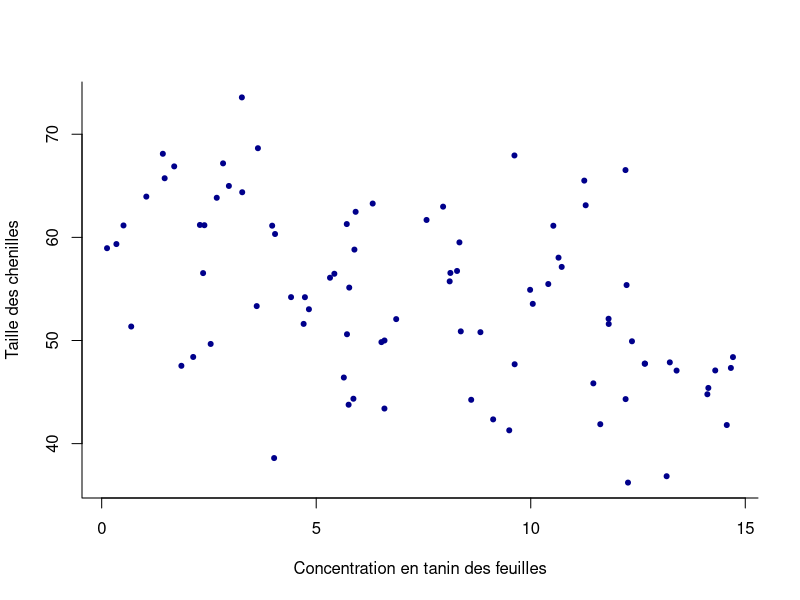
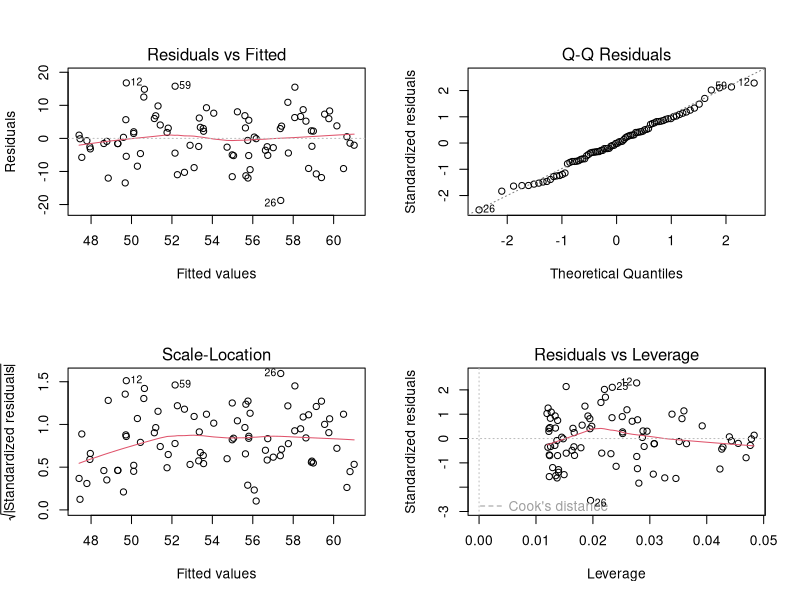
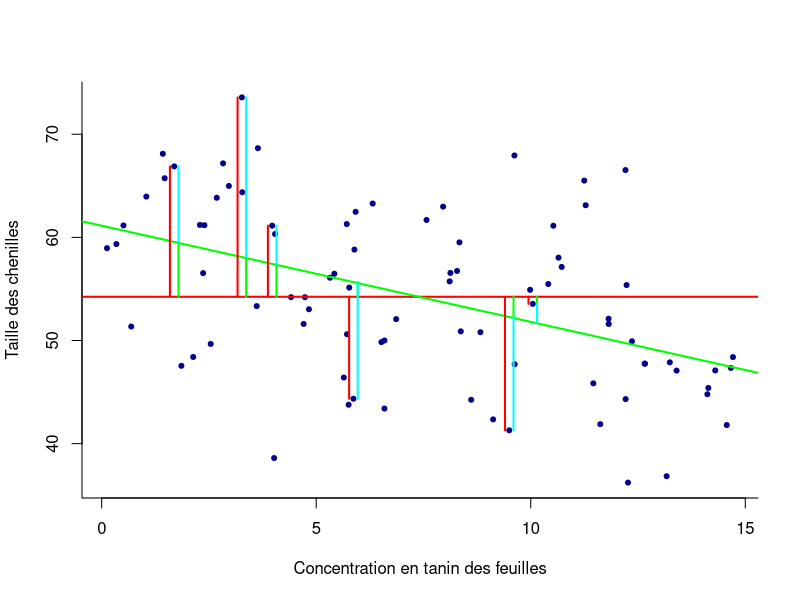
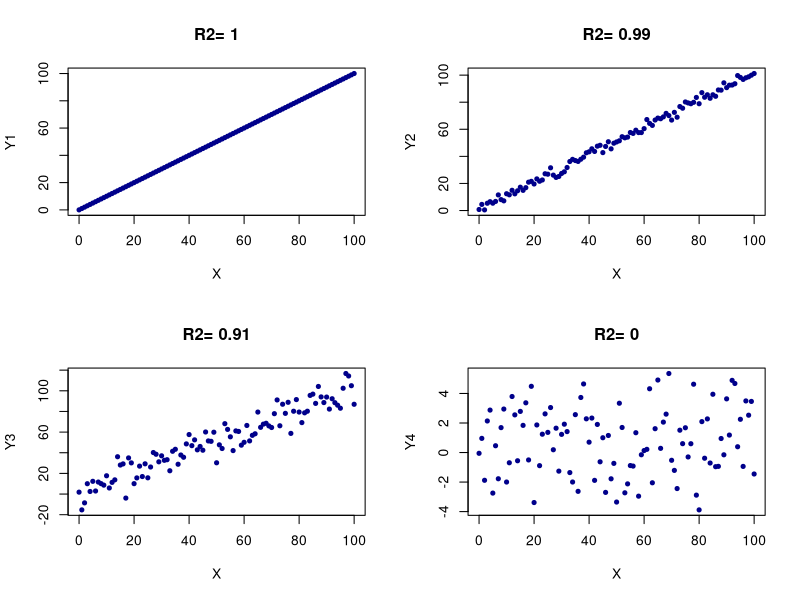

R code for these plots, in order:
## ---- chunk 1
knitr::opts_chunk$set(echo=TRUE, message=FALSE, warning=FALSE)
## ---- chunk 2
setwd("~/DU/reglin")
## ---- chunk 3
library(ggplot2)
library(dplyr)
library(broom)
## ---- chunk 4
    DATAs0 <-read.table("./data/DATAcater.csv",
                    header=TRUE, sep=";", dec=",")

    head(DATAs0)
    str(DATAs0)
## ---- chunk 5
plot(DATAs0$CROISSANCE~DATAs0$TANIN,
      bty = "l", # type de cadre
      pch= 20, # type de point
      col="darkblue", # couleur des points
      xlab="Concentration en tanin des feuilles", # titre de x
      ylab="Taille des chenilles")
## ---- chunk 6
lm1 <- lm(CROISSANCE~TANIN, data = DATAs0)
## ---- chunk 7
lm1_bis <- aov(CROISSANCE~TANIN, data = DATAs0)
## ---- chunk 8
par(mfrow=c(2,2))
plot(lm1) 
## ---- chunk 9
knitr::kable(broom::tidy(summary(lm1)))
## ---- chunk 10
knitr::kable(broom::tidy(anova(lm1)))
## ---- chunk 11
## intercept & slope
coef(lm1)
## ---- chunk 12
## chaque observation a comme fitted values la 'moyenne' de son groupe
knitr::kable(fitted(lm1)[1:10])
## ---- chunk 13
par(mfrow = c(1,1))
  
plot(DATAs0$CROISSANCE~DATAs0$TANIN,
       bty = "l", # type de cadre
       pch= 20, # type de point
       col="darkblue", # couleur des points
       xlab="Concentration en tanin des feuilles", # titre de x
       ylab="Taille des chenilles") # titre de y
  
#moyenne generale = modele nul
abline(h=mean(DATAs0$CROISSANCE), col = 'red', lwd = 2)

#droite ajustee
abline(lm1, col = 'green', lwd = 2)

# pour une point (ex le point 15)

point_to_print= 15
point_to_print= c(15,20,25,30,35,40)

#var totale
segments(x0= DATAs0$TANIN[point_to_print]-0.1 , y0= DATAs0$CROISSANCE[point_to_print],
         x1= DATAs0$TANIN[point_to_print]-0.1 , y1 = mean(DATAs0$CROISSANCE) , lwd = 2,  col = 'red')


#var expliquée
segments(x0= DATAs0$TANIN[point_to_print]+0.1 , y0= lm1$fitted.values[point_to_print],
         x1= DATAs0$TANIN[point_to_print]+0.1 , y1 = mean(DATAs0$CROISSANCE) , lwd = 2,  col = 'green')

#var résiduelle
segments(x0= DATAs0$TANIN[point_to_print]+0.1 , y0=  DATAs0$CROISSANCE[point_to_print],
         x1= DATAs0$TANIN[point_to_print]+0.1 , y1 = lm1$fitted.values[point_to_print] , lwd = 2,  col = 'cyan')

## ---- chunk 14
    #variation totale (ici en rouge)

SCET <- sum((DATAs0$CROISSANCE - mean(DATAs0$CROISSANCE))^2) ; SCET

  #variation expliquée
SCER <- sum((lm1$fitted.values - mean(DATAs0$CROISSANCE))^2) ; SCER


  #Variation residuelle
SCEE <- sum((lm1$fitted.values - DATAs0$CROISSANCE)^2);  SCEE
## ---- chunk 15
knitr::kable(broom::tidy(anova(lm1)))
## ---- chunk 16
Fcalc = (SCER/1) / (SCEE /(nrow(DATAs0)-2)) ; Fcalc
## ---- chunk 17
Fcrit = qf(0.95,df1=1,df2=84-2)
Fcrit
## ---- chunk 18
X = seq (0,100, by = 1)
Y1 = X
Y2 = X + rnorm(n = length(X), mean = 1 , sd = 2)
Y3 = X + rnorm(n = length(X), mean = 1 , sd = 10)
Y4 = rnorm(n =length(X), mean = 1 , sd = 2)

lm1 <- lm(Y1 ~ X)
lm2 <- lm(Y2 ~ X)
lm3 <- lm(Y3 ~ X)
lm4 <- lm(Y4 ~ X)

par(mfrow= c(2,2))
plot(Y1 ~ X, pch= 20,col="darkblue", 
     main=paste('R2=', round(summary(lm1)$r.squared,2)))
plot(Y2 ~ X, pch= 20, col="darkblue", 
     main=paste('R2=', round(summary(lm2)$r.squared,2)))
plot(Y3 ~ X, pch= 20, col="darkblue", 
     main=paste('R2=', round(summary(lm3)$r.squared,2)))
plot(Y4 ~ X, pch= 20, col="darkblue", 
     main=paste('R2=', round(summary(lm4)$r.squared,2)))

